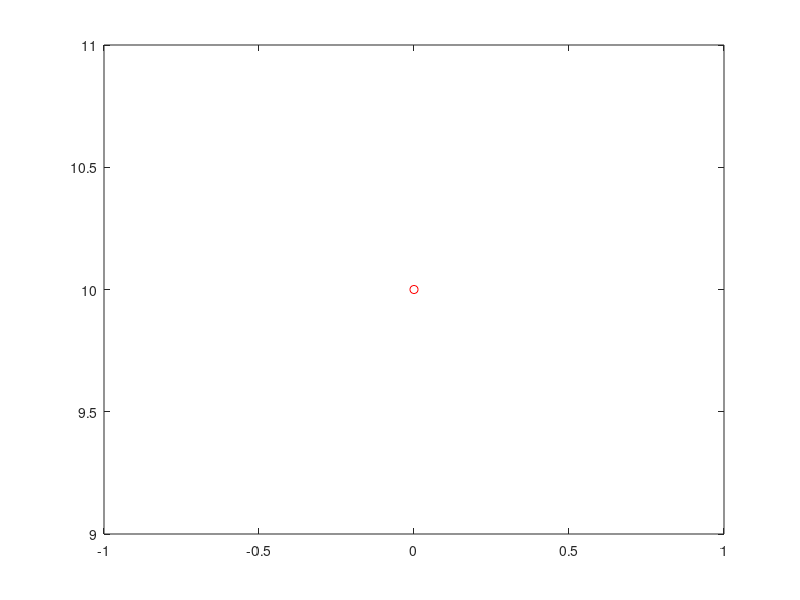

Here is the MATLAB script that generated this plot:

clear all
clc
close all
teta=linspace(0,10,10);
g=plot(0,0,'ro');
for i=1:length(teta)
    set(g,"YData",teta(i))
    pause (1)
end